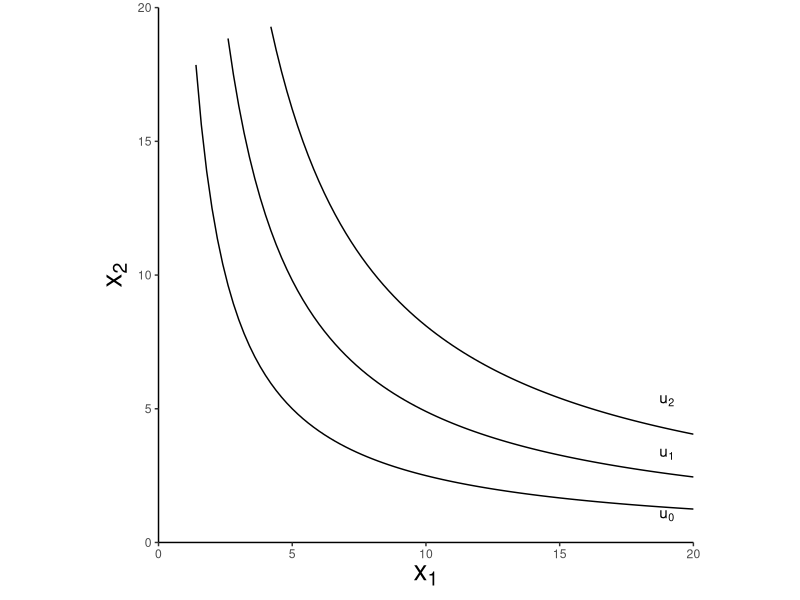
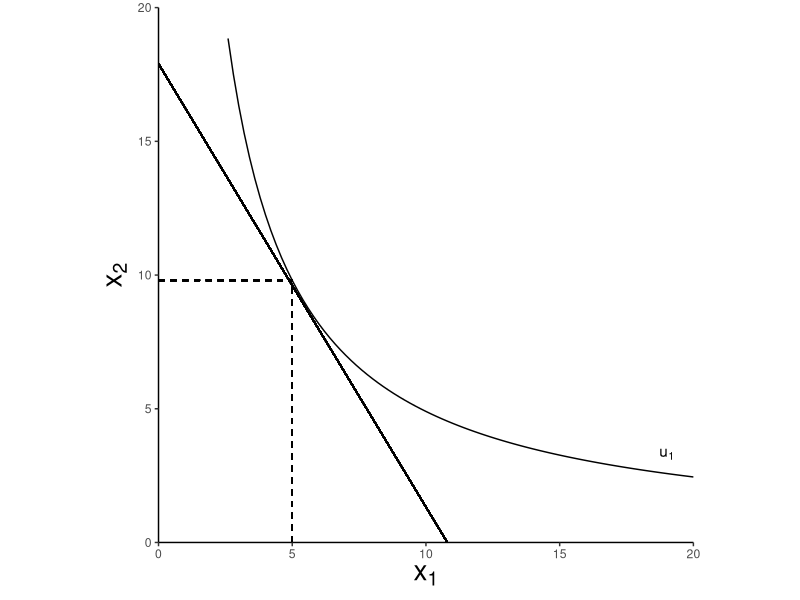
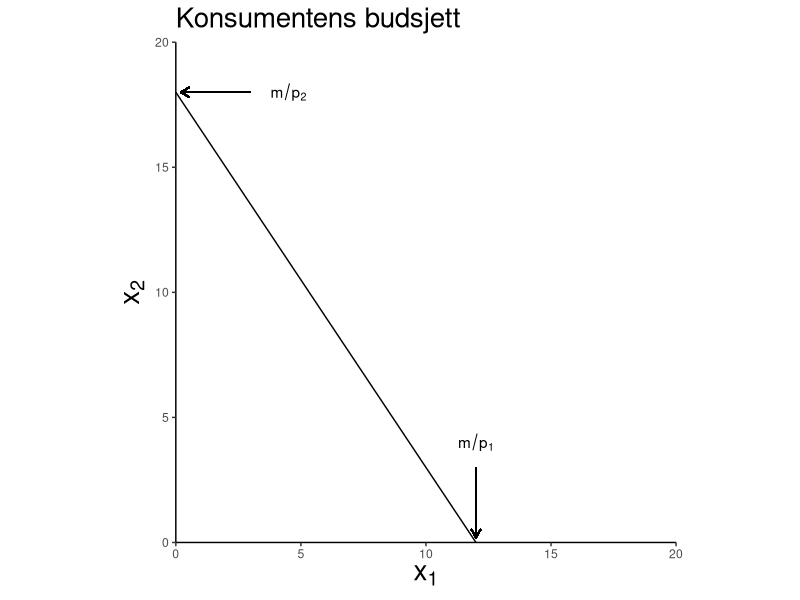

These charts were generated, in order, by the following R code:
## ---- chunk 1

## ---- chunk 2
#| label: fig-indkurver
#| fig-cap: "Indifferenskurver"


rm(list = ls())



suppressPackageStartupMessages(library(tidyverse))


# vi lager oss noen tall for x1-variabelen

x_1 <- seq(0, 20, by = .001)

# gjør om til data frame

df <- data.frame(x_1)

#lag aksen for tegningen

axes_1 <- ggplot(df, aes(x_1))+
  labs(x=expression(x[1]), y=expression(x[2]))+
  theme(axis.title = element_text(size = 20),
        plot.title = element_text(size = 20),
        panel.background = element_blank(), # hvit bakgrunn
        axis.line = element_line(colour = "black"))+ # sett inn akselinjer
  coord_fixed(ratio = 1)+ # lik skala for x og y aksen
  scale_x_continuous(limits = c(0, 20), expand = c(0, 0))+
  scale_y_continuous(limits = c(0, 20), expand = c(0, 0)) # begrense aksene
# og sikre at akselinjene møttes i (0,0).

# vi angir noen indifferenskurver

I_0 <- function(x_1) (5^2)/x_1 # nyttenivå 5
I_1 <- function(x_1) (7^2)/x_1
I_2 <- function(x_1) (9^2)/x_1

figur_1 <- axes_1 + 
  stat_function(df,
        fun=I_0,
        mapping = aes()
        ) +
  stat_function(df,
                fun=I_1,
                mapping = aes()
  ) +
  stat_function(df,
                fun=I_2,
                mapping = aes()
  )+
  annotate("text",x=19,y=1, label=expression(u[0]))+
  annotate("text",x=19,y=3.3, label=expression(u[1]))+
  annotate("text",x=19,y=5.3, label=expression(u[2]))

figur_1
## ---- chunk 3
#| label: fig-mrs
#| fig-cap: "Marginal substitusjonsbrøk"
#| echo: true
figur_2 <- axes_1+
  stat_function(df,
                fun=I_1,
                mapping = aes()
  )+
  annotate("text",x=19,y=3.3, label=expression(u[1]))+
  geom_segment(aes(x=0, y=17.9, xend=10.8, yend=0))+
  geom_segment(aes(x=5, y=0, xend=5, yend=9.8), linetype="dashed")+
  geom_segment(aes(x=0, y=9.8, xend=5, yend=9.8), linetype="dashed")
  

figur_2
## ---- chunk 4
#| label: fig-budsjett
#| fig-cap: "Konsumentens budsjett"

buds_0 <- function(x_1) 18-1.5*x_1

figur_3 <- axes_1+
  labs(title="Konsumentens budsjett")+
  stat_function(df,
                fun=buds_0,
                mapping = aes()
  )+
  annotate("text",x=4.5,y=18, label=expression(m/p[2]))+
  geom_segment(aes(x=3, y=18, xend=.2, yend=18),
               arrow = arrow(length = unit(0.25, "cm")))+
  annotate("text",x=12,y=4., label=expression(m/p[1]))+
  geom_segment(aes(x=12, y=3, xend=12, yend=.2),
               arrow = arrow(length = unit(0.25, "cm")))

figur_3
## ---- chunk 5
#| label: tbl-iris
#| tbl-cap: "Iris Data"

library(knitr)
kable(head(iris))

